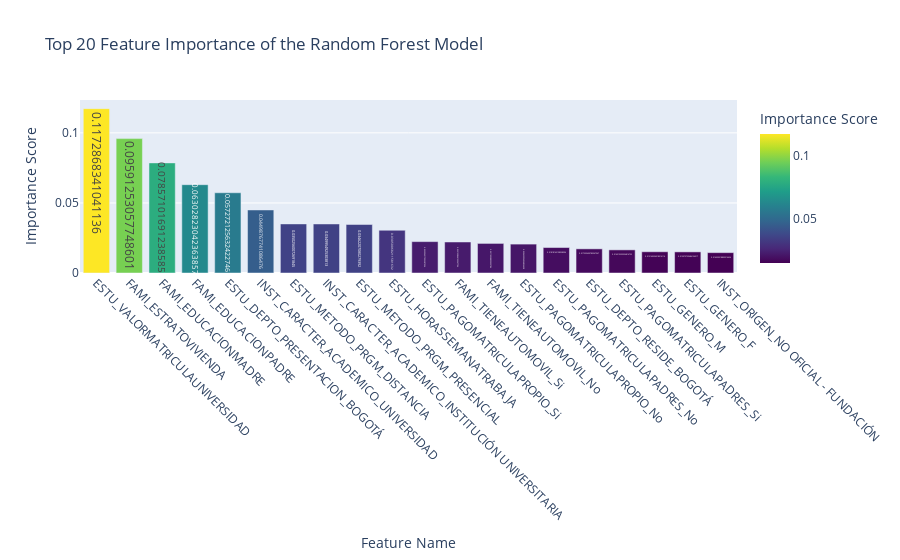

Notebook cell for this chart:
### Code cell
# Feature Importance Plot
importances = model.named_steps['classifier'].feature_importances_
feature_names = model.named_steps['preprocessor'].get_feature_names_out()
importance_df = pd.DataFrame({
    'Feature': feature_names,
    'Importance': importances
}).sort_values(by='Importance', ascending=False).head(20)

fig = px.bar(importance_df,
             x='Feature',
             y='Importance',
             title='Top 20 Feature Importance of the Random Forest Model',
             labels={'Feature': 'Feature Name', 'Importance': 'Importance Score'},
             color='Importance',
             color_continuous_scale='Viridis',
             text='Importance')
fig.update_layout(xaxis_tickangle=45)
fig.show()

### Figure 1 — Plotly figure (JSON) as saved in the notebook; plotly's stock layout.template omitted (floating-point values rounded to 4 significant figures)
{"data": [{"alignmentgroup": "True", "hovertemplate": "Feature Name=%{x}<br>Importance Score=%{marker.color}<extra></extra>", "legendgroup": "", "marker": {"color": [0.1173, 0.09591, 0.07857, 0.06303, 0.05727, 0.04499, 0.03503, 0.035, 0.03462, 0.0305, 0.0224, 0.02213, 0.02111, 0.02063, 0.01818, 0.01723, 0.01651, 0.01516, 0.01507, 0.01453], "coloraxis": "coloraxis", "pattern": {"shape": ""}}, "name": "", "offsetgroup": "", "orientation": "v", "showlegend": false, "text": [0.1173, 0.09591, 0.07857, 0.06303, 0.05727, 0.04499, 0.03503, 0.035, 0.03462, 0.0305, 0.0224, 0.02213, 0.02111, 0.02063, 0.01818, 0.01723, 0.01651, 0.01516, 0.01507, 0.01453], "textposition": "auto", "type": "bar", "x": ["ESTU_VALORMATRICULAUNIVERSIDAD", "FAMI_ESTRATOVIVIENDA", "FAMI_EDUCACIONMADRE", "FAMI_EDUCACIONPADRE", "ESTU_DEPTO_PRESENTACION_BOGOTÁ", "INST_CARACTER_ACADEMICO_UNIVERSIDAD", "ESTU_METODO_PRGM_DISTANCIA", "INST_CARACTER_ACADEMICO_INSTITUCIÓN UNIVERSITARIA", "ESTU_METODO_PRGM_PRESENCIAL", "ESTU_HORASSEMANATRABAJA", "ESTU_PAGOMATRICULAPROPIO_Si", "FAMI_TIENEAUTOMOVIL_Si", "FAMI_TIENEAUTOMOVIL_No", "ESTU_PAGOMATRICULAPROPIO_No", "ESTU_PAGOMATRICULAPADRES_No", "ESTU_DEPTO_RESIDE_BOGOTÁ", "ESTU_PAGOMATRICULAPADRES_Si", "ESTU_GENERO_M", "ESTU_GENERO_F", "INST_ORIGEN_NO OFICIAL - FUNDACIÓN"], "xaxis": "x", "y": [0.1173, 0.09591, 0.07857, 0.06303, 0.05727, 0.04499, 0.03503, 0.035, 0.03462, 0.0305, 0.0224, 0.02213, 0.02111, 0.02063, 0.01818, 0.01723, 0.01651, 0.01516, 0.01507, 0.01453], "yaxis": "y"}], "layout": {"barmode": "relative", "coloraxis": {"colorbar": {"title": {"text": "Importance Score"}}, "colorscale": [[0, "#440154"], [0.1111, "#482878"], [0.2222, "#3e4989"], [0.3333, "#31688e"], [0.4444, "#26828e"], [0.5556, "#1f9e89"], [0.6667, "#35b779"], [0.7778, "#6ece58"], [0.8889, "#b5de2b"], [1, "#fde725"]]}, "legend": {"tracegroupgap": 0}, "title": {"text": "Top 20 Feature Importance of the Random Forest Model"}, "xaxis": {"anchor": "y", "domain": [0, 1], "tickangle": 45, "title": {"text": "Feature Name"}}, "yaxis": {"anchor": "x", "domain": [0, 1], "title": {"text": "Importance Score"}}}}
